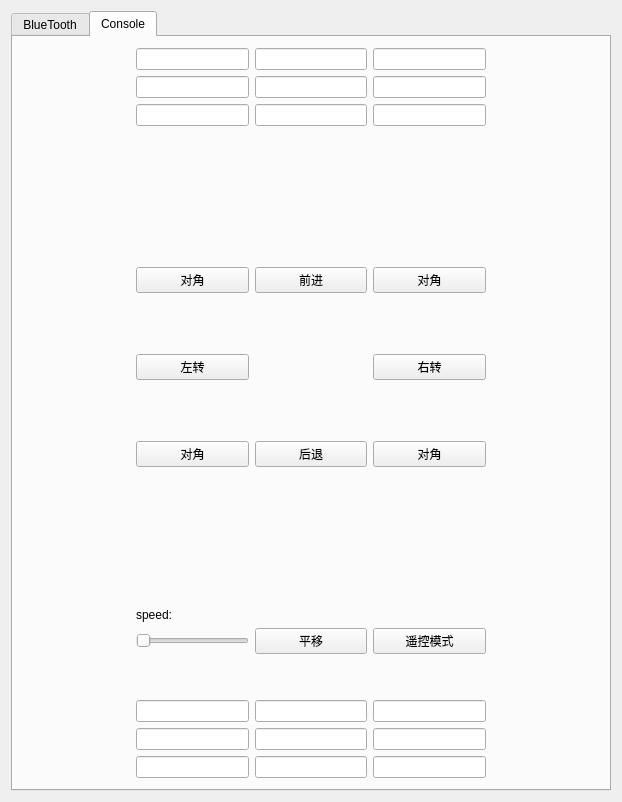
<?xml version="1.0" encoding="UTF-8"?>
<ui version="4.0">
 <class>Widget</class>
 <widget class="QWidget" name="Widget">
  <property name="geometry">
   <rect>
    <x>0</x>
    <y>0</y>
    <width>622</width>
    <height>802</height>
   </rect>
  </property>
  <property name="windowTitle">
   <string>Widget</string>
  </property>
  <layout class="QGridLayout" name="gridLayout_2">
   <item row="0" column="0">
    <widget class="QTabWidget" name="tabWidget">
     <property name="currentIndex">
      <number>1</number>
     </property>
     <widget class="QWidget" name="tab">
      <attribute name="title">
       <string>BlueTooth</string>
      </attribute>
      <layout class="QGridLayout" name="gridLayout_3">
       <item row="0" column="0" colspan="2">
        <widget class="QListWidget" name="list"/>
       </item>
       <item row="1" column="0" colspan="2">
        <widget class="QTextBrowser" name="textBrowser_info">
         <property name="html">
          <string>&lt;!DOCTYPE HTML PUBLIC &quot;-//W3C//DTD HTML 4.0//EN&quot; &quot;http://www.w3.org/TR/REC-html40/strict.dtd&quot;&gt;
&lt;html&gt;&lt;head&gt;&lt;meta name=&quot;qrichtext&quot; content=&quot;1&quot; /&gt;&lt;style type=&quot;text/css&quot;&gt;
p, li { white-space: pre-wrap; }
&lt;/style&gt;&lt;/head&gt;&lt;body style=&quot; font-family:'SimSun'; font-size:9pt; font-weight:400; font-style:normal;&quot;&gt;
&lt;p style=&quot; margin-top:0px; margin-bottom:0px; margin-left:0px; margin-right:0px; -qt-block-indent:0; text-indent:0px;&quot;&gt;Bluetooth&lt;/p&gt;&lt;/body&gt;&lt;/html&gt;</string>
         </property>
        </widget>
       </item>
       <item row="2" column="0">
        <widget class="QPushButton" name="pushButton_disconnect">
         <property name="text">
          <string>断开</string>
         </property>
        </widget>
       </item>
       <item row="2" column="1">
        <widget class="QPushButton" name="pushButton_openBluetooth">
         <property name="text">
          <string>打开</string>
         </property>
        </widget>
       </item>
       <item row="3" column="0">
        <widget class="QPushButton" name="pushButton_scan">
         <property name="text">
          <string>扫描</string>
         </property>
        </widget>
       </item>
       <item row="3" column="1">
        <widget class="QPushButton" name="pushButton_closeDevice">
         <property name="text">
          <string>关闭</string>
         </property>
        </widget>
       </item>
       <item row="4" column="0">
        <widget class="QPushButton" name="pushButton_send">
         <property name="text">
          <string>发送</string>
         </property>
        </widget>
       </item>
       <item row="4" column="1">
        <widget class="QPushButton" name="pushButton_clear">
         <property name="text">
          <string>清除</string>
         </property>
        </widget>
       </item>
       <item row="5" column="0">
        <widget class="QCheckBox" name="checkBox_discoverable">
         <property name="text">
          <string>可见性</string>
         </property>
        </widget>
       </item>
      </layout>
     </widget>
     <widget class="QWidget" name="tab_2">
      <attribute name="title">
       <string>Console</string>
      </attribute>
      <layout class="QGridLayout" name="gridLayout">
       <item row="6" column="4">
        <widget class="QPushButton" name="pushButton_fr">
         <property name="text">
          <string>对角</string>
         </property>
        </widget>
       </item>
       <item row="12" column="3">
        <widget class="QPushButton" name="pushButtonTurnMode">
         <property name="text">
          <string>平移</string>
         </property>
        </widget>
       </item>
       <item row="8" column="4">
        <widget class="QPushButton" name="pushButtonRight">
         <property name="text">
          <string>右转</string>
         </property>
        </widget>
       </item>
       <item row="6" column="3">
        <widget class="QPushButton" name="pushButtonForward">
         <property name="text">
          <string>前进</string>
         </property>
        </widget>
       </item>
       <item row="19" column="2">
        <widget class="QLineEdit" name="lineEdit_16"/>
       </item>
       <item row="8" column="5">
        <spacer name="horizontalSpacer_2">
         <property name="orientation">
          <enum>Qt::Horizontal</enum>
         </property>
         <property name="sizeHint" stdset="0">
          <size>
           <width>40</width>
           <height>20</height>
          </size>
         </property>
        </spacer>
       </item>
       <item row="16" column="2">
        <widget class="QLineEdit" name="lineEdit_10"/>
       </item>
       <item row="18" column="2">
        <widget class="QLineEdit" name="lineEdit_13"/>
       </item>
       <item row="5" column="3">
        <spacer name="verticalSpacer_2">
         <property name="orientation">
          <enum>Qt::Vertical</enum>
         </property>
         <property name="sizeHint" stdset="0">
          <size>
           <width>20</width>
           <height>40</height>
          </size>
         </property>
        </spacer>
       </item>
       <item row="3" column="4">
        <widget class="QLineEdit" name="lineEdit_9"/>
       </item>
       <item row="8" column="0">
        <spacer name="horizontalSpacer">
         <property name="orientation">
          <enum>Qt::Horizontal</enum>
         </property>
         <property name="sizeHint" stdset="0">
          <size>
           <width>40</width>
           <height>20</height>
          </size>
         </property>
        </spacer>
       </item>
       <item row="12" column="4">
        <widget class="QPushButton" name="pushButtonMode">
         <property name="text">
          <string>遥控模式</string>
         </property>
        </widget>
       </item>
       <item row="8" column="2">
        <widget class="QPushButton" name="pushButtonLeft">
         <property name="text">
          <string>左转</string>
         </property>
        </widget>
       </item>
       <item row="3" column="2">
        <widget class="QLineEdit" name="lineEdit_7"/>
       </item>
       <item row="3" column="3">
        <widget class="QLineEdit" name="lineEdit_8"/>
       </item>
       <item row="1" column="2">
        <widget class="QLineEdit" name="lineEdit_2"/>
       </item>
       <item row="9" column="4">
        <widget class="QPushButton" name="pushButton_br">
         <property name="text">
          <string>对角</string>
         </property>
        </widget>
       </item>
       <item row="2" column="3">
        <widget class="QLineEdit" name="lineEdit_5"/>
       </item>
       <item row="8" column="3">
        <spacer name="verticalSpacer">
         <property name="orientation">
          <enum>Qt::Vertical</enum>
         </property>
         <property name="sizeHint" stdset="0">
          <size>
           <width>20</width>
           <height>40</height>
          </size>
         </property>
        </spacer>
       </item>
       <item row="1" column="4">
        <widget class="QLineEdit" name="lineEdit_3"/>
       </item>
       <item row="16" column="4">
        <widget class="QLineEdit" name="lineEdit_12"/>
       </item>
       <item row="10" column="3">
        <spacer name="verticalSpacer_4">
         <property name="orientation">
          <enum>Qt::Vertical</enum>
         </property>
         <property name="sizeHint" stdset="0">
          <size>
           <width>20</width>
           <height>40</height>
          </size>
         </property>
        </spacer>
       </item>
       <item row="2" column="4">
        <widget class="QLineEdit" name="lineEdit_6"/>
       </item>
       <item row="16" column="3">
        <widget class="QLineEdit" name="lineEdit_11"/>
       </item>
       <item row="2" column="2">
        <widget class="QLineEdit" name="lineEdit_4"/>
       </item>
       <item row="19" column="3">
        <widget class="QLineEdit" name="lineEdit_17"/>
       </item>
       <item row="19" column="4">
        <widget class="QLineEdit" name="lineEdit_18"/>
       </item>
       <item row="14" column="3">
        <spacer name="verticalSpacer_3">
         <property name="orientation">
          <enum>Qt::Vertical</enum>
         </property>
         <property name="sizeType">
          <enum>QSizePolicy::Fixed</enum>
         </property>
         <property name="sizeHint" stdset="0">
          <size>
           <width>20</width>
           <height>40</height>
          </size>
         </property>
        </spacer>
       </item>
       <item row="6" column="2">
        <widget class="QPushButton" name="pushButton_fl">
         <property name="text">
          <string>对角</string>
         </property>
        </widget>
       </item>
       <item row="9" column="3">
        <widget class="QPushButton" name="pushButtonBackward">
         <property name="text">
          <string>后退</string>
         </property>
        </widget>
       </item>
       <item row="18" column="3">
        <widget class="QLineEdit" name="lineEdit_14"/>
       </item>
       <item row="18" column="4">
        <widget class="QLineEdit" name="lineEdit_15"/>
       </item>
       <item row="1" column="3">
        <widget class="QLineEdit" name="lineEdit_1"/>
       </item>
       <item row="9" column="2">
        <widget class="QPushButton" name="pushButton_bl">
         <property name="text">
          <string>对角</string>
         </property>
        </widget>
       </item>
       <item row="12" column="2">
        <widget class="QSlider" name="horizontalSliderSpeed">
         <property name="orientation">
          <enum>Qt::Horizontal</enum>
         </property>
        </widget>
       </item>
       <item row="11" column="2">
        <widget class="QLabel" name="label">
         <property name="text">
          <string>speed:</string>
         </property>
        </widget>
       </item>
      </layout>
     </widget>
    </widget>
   </item>
  </layout>
 </widget>
 <layoutdefault spacing="6" margin="11"/>
 <resources/>
 <connections/>
</ui>
